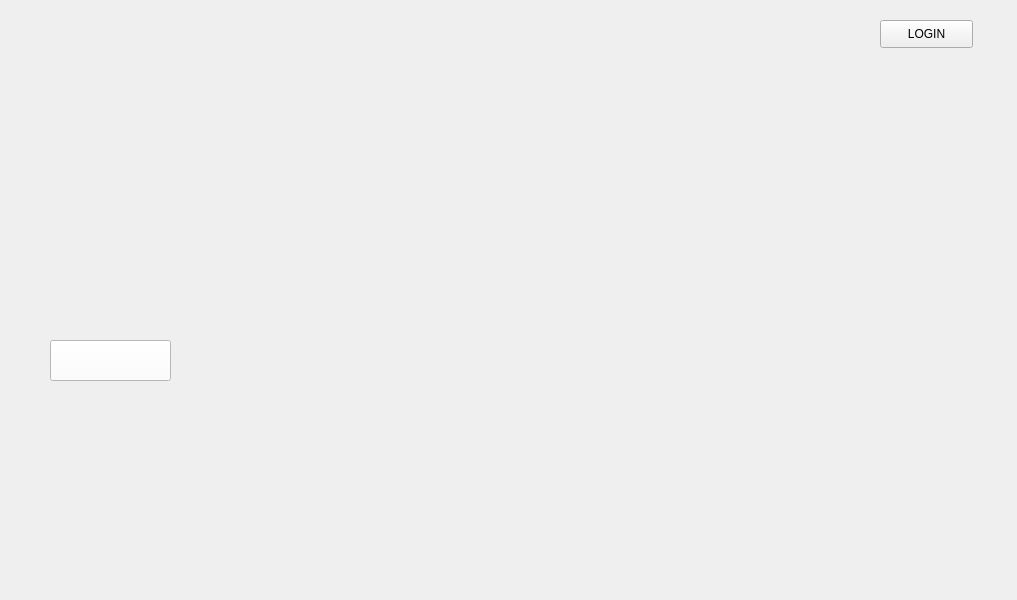
<?xml version="1.0" encoding="UTF-8"?>
<ui version="4.0">
 <class>gogreen</class>
 <widget class="QMainWindow" name="gogreen">
  <property name="geometry">
   <rect>
    <x>0</x>
    <y>0</y>
    <width>1017</width>
    <height>600</height>
   </rect>
  </property>
  <property name="windowTitle">
   <string>gogreen</string>
  </property>
  <widget class="QWidget" name="centralwidget">
   <widget class="QLabel" name="label">
    <property name="geometry">
     <rect>
      <x>0</x>
      <y>0</y>
      <width>0</width>
      <height>16</height>
     </rect>
    </property>
    <property name="text">
     <string/>
    </property>
   </widget>
   <widget class="QPushButton" name="pushButton">
    <property name="geometry">
     <rect>
      <x>880</x>
      <y>20</y>
      <width>93</width>
      <height>28</height>
     </rect>
    </property>
    <property name="text">
     <string>LOGIN</string>
    </property>
   </widget>
   <widget class="QPushButton" name="pushButton_17">
    <property name="geometry">
     <rect>
      <x>50</x>
      <y>340</y>
      <width>121</width>
      <height>41</height>
     </rect>
    </property>
    <property name="font">
     <font>
      <pointsize>20</pointsize>
     </font>
    </property>
    <property name="styleSheet">
     <string notr="true">color: rgb(255, 0, 0);
background-color: rgb(255, 255, 255);</string>
    </property>
    <property name="text">
     <string/>
    </property>
    <property name="icon">
     <iconset>
      <normaloff>../../../se-deconnecter.png</normaloff>../../../se-deconnecter.png</iconset>
    </property>
    <property name="iconSize">
     <size>
      <width>30</width>
      <height>30</height>
     </size>
    </property>
   </widget>
  </widget>
 </widget>
 <resources/>
 <connections/>
</ui>
